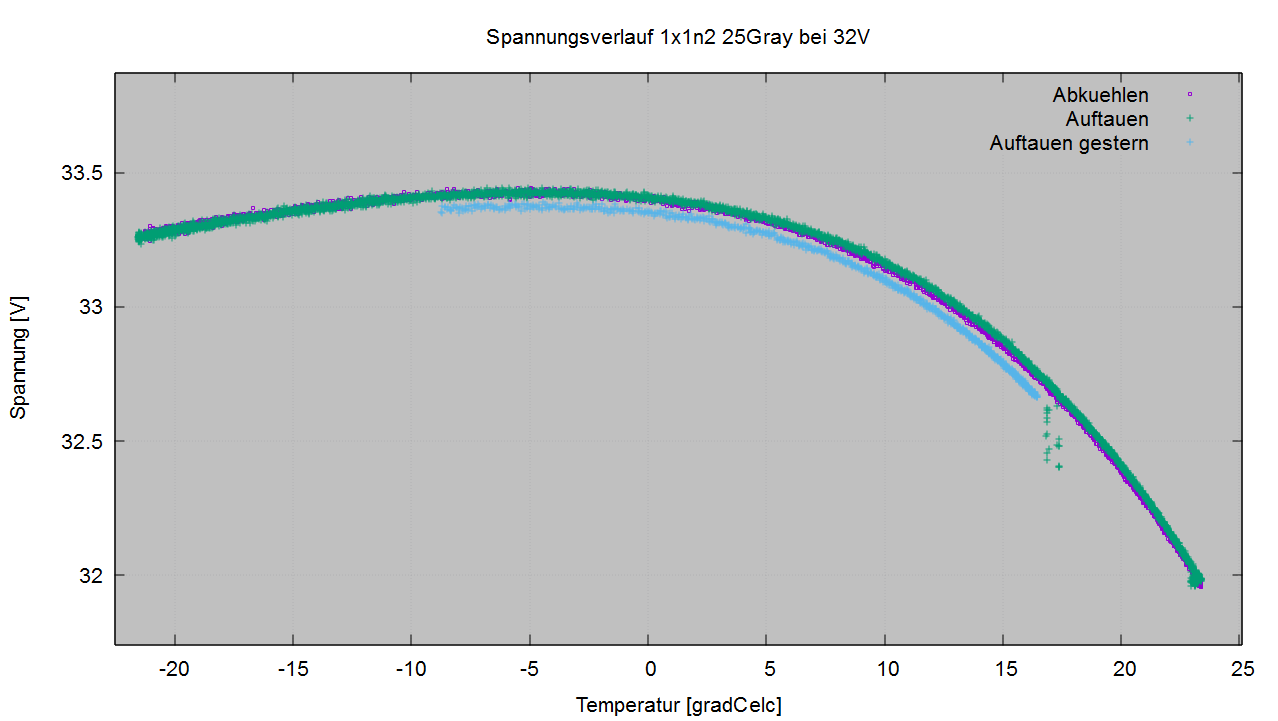

This chart was generated by the following gnuplot code:
set object 1 rectangle from graph 0, graph 0 to graph 1, graph 1 behind fc rgbcolor "grey" fs noborder

set terminal qt enhanced font "Arial, 16"

set grid


set title "Spannungsverlauf 1x1n2 25Gray bei 32V"
set ylabel "Spannung [V]"
set xlabel "Temperatur [gradCelc]"



plot \
	"test1.txt" using 4:2 title "Abkuehlen" with points pt 4 ps 0.5, \
	"test2.txt" using 4:2 title "Auftauen" with points pt 1 ps 1, \
	"test3_gestern.txt" using 4:2 title "Auftauen gestern" with points pt 1 ps 1
